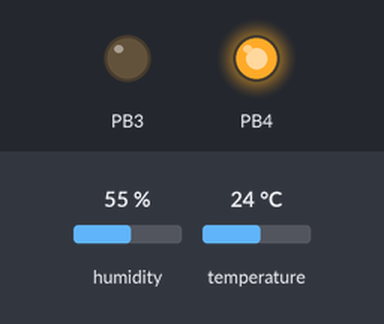
This sketch was run on a simulated STM32 Blue Pill. Parts: output pins drawn as LEDs (lit = HIGH). The inputs (shaded band) are chosen by the test bench; at power-on: humidity 55 %, temperature 24 °C.

Above: at 0.1 s.
Timing chart, 0 to 1.6 s (numbered marks = the images above):
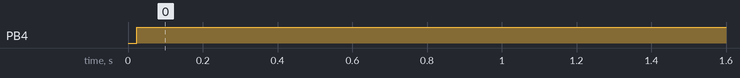

Measured:
- by itself, PB4: LOW → HIGH at 0.02 s

The sketch:

sketch_jan18a.ino
```cpp
#include <dht11.h>
#define DHT11PIN PB9

dht11 DHT11;

void  setup()
{

  pinMode(PB4,OUTPUT);
  pinMode(PB3,OUTPUT);
}

void loop()
{


   int chk = DHT11.read(DHT11PIN);


 if( DHT11.temperature==10){
   digitalWrite(PB3,1);
   digitalWrite(PB4,0);
 }else{digitalWrite(PB3,0);
       digitalWrite(PB4,1);}

   delay(10);


}
```
